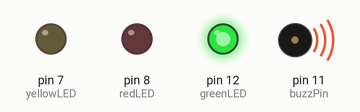
Simulated run of this sketch. Board: Arduino Uno, built with avr-gcc and run on an emulated ATmega328P. On the bench: output pins drawn as LEDs (lit = HIGH), buzzer (waves = sounding).

Above: at 2.1 s.
At 4.6 s:
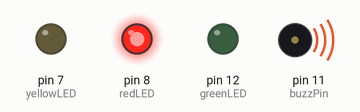
At 8.6 s:
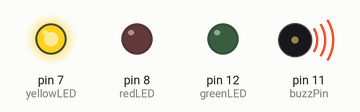
At 11.6 s:
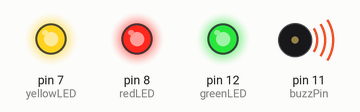
At 12.6 s:
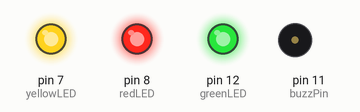
Timing chart, 0 to 14.1 s (numbered marks = the images above):
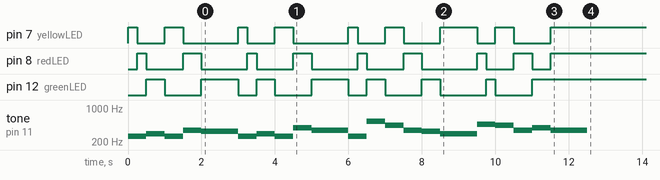

The sketch:

birthday.ino
```cpp
int yellowLED = 7;
int redLED = 8;
int greenLED = 12;
int buzzPin = 11;

int melody[] = {
  264, 264, 297, 264, 352, 330,
  264, 264, 297, 264, 396, 352,
  264, 264, 528, 440, 352, 330, 297,
  466, 466, 440, 352, 396, 352
};

int duration[] = {
  250, 250, 500, 500, 500, 1000,
  250, 250, 500, 500, 500, 1000,
  250, 250, 500, 500, 500, 500, 1000,
  250, 250, 500, 500, 500, 1000
};

void setup() {

  pinMode(yellowLED, OUTPUT);
  pinMode(redLED, OUTPUT);
  pinMode(greenLED, OUTPUT);
  pinMode(buzzPin, OUTPUT);

  for (int i = 0; i < 25; i++) {

    tone(buzzPin, melody[i], duration[i]);

    digitalWrite(yellowLED, LOW);
    digitalWrite(redLED, LOW);
    digitalWrite(greenLED, LOW);

    if (i == 24) {
      digitalWrite(yellowLED, HIGH);
      digitalWrite(redLED, HIGH);
      digitalWrite(greenLED, HIGH);
    }
    else if (i % 3 == 0) {
      digitalWrite(yellowLED, HIGH);
    }
    else if (i % 3 == 1) {
      digitalWrite(redLED, HIGH);
    }
    else {
      digitalWrite(greenLED, HIGH);
    }

    delay(duration[i]);
  }

  noTone(buzzPin);

  digitalWrite(yellowLED, HIGH);
  digitalWrite(redLED, HIGH);
  digitalWrite(greenLED, HIGH);
}

void loop() {

}
```
